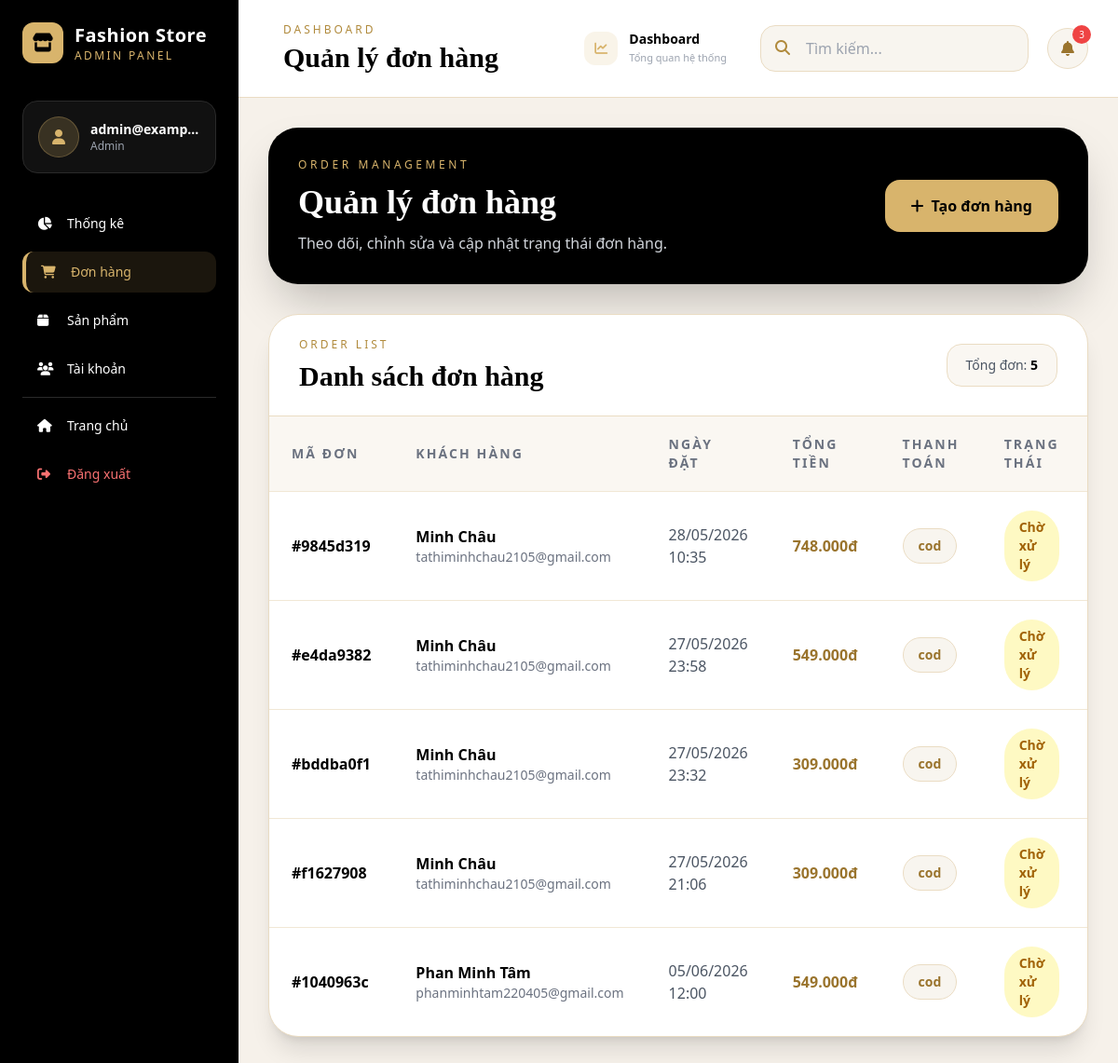
Before: /admin/orders (signed in) with the older database file.
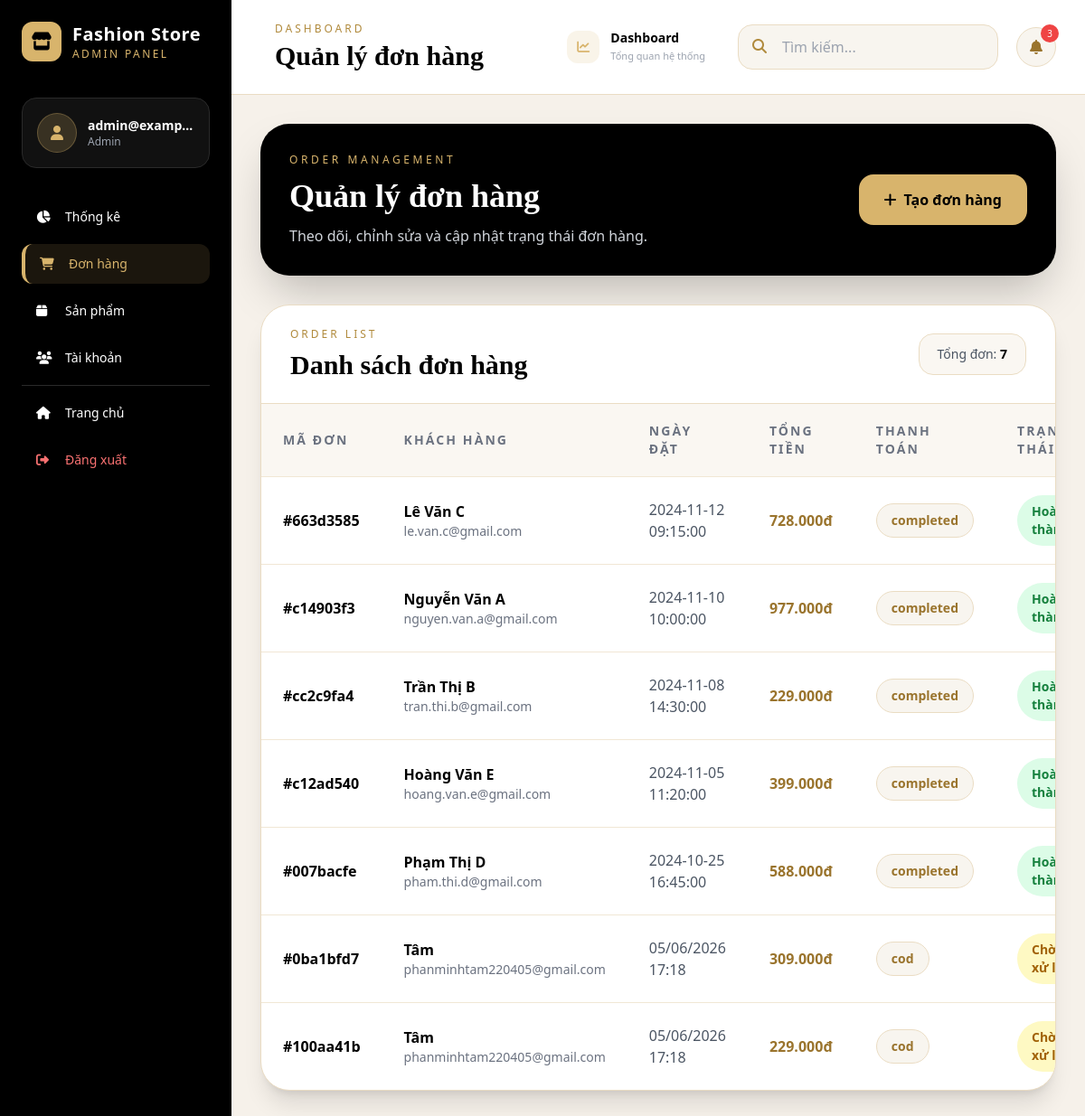
After: the same page with the newer database file.
### database.py (models this page shows)
class Order(db.Model):
    __tablename__ = 'orders'
    id = db.Column(db.String(36), primary_key=True)
    user_email = db.Column(db.String(120), db.ForeignKey('users.email'), nullable=False)
    items = db.Column(db.Text, nullable=False)  # JSON array
    shipping_info = db.Column(db.Text)  # JSON object
    subtotal = db.Column(db.Integer, nullable=False)
    shipping = db.Column(db.Integer, default=0)
    voucher_discount = db.Column(db.Integer, default=0)
    total = db.Column(db.Integer, nullable=False)
    payment_method = db.Column(db.String(50))
    payment_status = db.Column(db.String(20), default='pending')
    status = db.Column(db.String(20), default='pending')
    notes = db.Column(db.Text)
    created_at = db.Column(db.String(50))
    def to_dict(self):
        return {
            'id': self.id,
            'user_email': self.user_email,
            'order_items': json.loads(self.items) if self.items else [],
            'shipping_info': json.loads(self.shipping_info) if self.shipping_info else {},
            'subtotal': self.subtotal,
            'shipping': self.shipping,
            'voucher_discount': self.voucher_discount,
            'total': self.total,
            'payment_method': self.payment_method,
            'payment_status': self.payment_status,
            'status': self.status,
            'notes': self.notes,
            'created_at': self.created_at
        }

### flask_clothing_store.py (the view)
@app.route('/admin/orders')
@staff_required
def admin_orders():
    orders = [o.to_dict() for o in Order.query.all()]
    orders.sort(key=lambda x: x['created_at'], reverse=True)
    return render_template('admin/orders.html', orders=orders)

### flask_clothing_store.py (called while the page is built)
def staff_required(f):
    @wraps(f)
    def decorated_function(*args, **kwargs):
        if 'user' not in session or session['user']['role'] not in ['admin', 'staff']:
            flash('Đây là khu vực dành cho nhân viên', 'error')
            return redirect(url_for('home'))
        return f(*args, **kwargs)
    return decorated_function

def format_price(price):
    return f"{price:,.0f}đ".replace(',', '.')

@app.context_processor
def utility_processor():
    return {
        'now': datetime.datetime.now(),
        'wishlist_count': lambda: len(get_wishlist()),
        'cart_count': lambda: len(get_cart()),
        'format_price': format_price,
        'get_featured_products': get_featured_products,
        'get_best_sellers': get_best_sellers,
        'get_categories': get_categories
    }

### templates/admin/orders.html (shortened to what this page needs)
{% extends "admin/base_admin.html" %}
{% block page_title %}Quản lý đơn hàng{% endblock %}
{% block content %}
<div class="max-w-7xl mx-auto">
    <div class="bg-black text-white rounded-[2rem] shadow-2xl p-8 mb-8">
        <div class="flex flex-col md:flex-row md:items-center md:justify-between gap-5">
            <div>
                <p class="uppercase tracking-[0.3em] text-xs text-[#d8b46c] mb-3">
                    Order Management
                </p>
                <h1 class="text-4xl font-serif font-black">
                    Quản lý đơn hàng
                </h1>
                <p class="text-gray-300 mt-3">
                    Theo dõi, chỉnh sửa và cập nhật trạng thái đơn hàng.
                </p>
            </div>
            <a href="{{ url_for('admin_create_order') }}"
               class="inline-flex items-center justify-center bg-[#d8b46c] text-black px-7 py-4 rounded-2xl font-bold hover:bg-[#c8a25c] transition shadow-xl">
                <i class="fas fa-plus mr-2"></i>
                Tạo đơn hàng
            </a>
        </div>
    </div>
    <div class="bg-white rounded-[2rem] shadow-xl border border-[#eadcc3] overflow-hidden">
        <div class="px-8 py-6 border-b border-[#eadcc3] flex justify-between items-center">
            <div>
                <p class="uppercase tracking-[0.25em] text-xs text-[#b08a3c] mb-2">
                    Order List
                </p>
                <h2 class="text-3xl font-serif font-black text-black">
                    Danh sách đơn hàng
                </h2>
            </div>
            <div class="bg-[#faf7f2] border border-[#eadcc3] rounded-2xl px-5 py-3 text-sm text-gray-600">
                Tổng đơn:
                <span class="font-bold text-black">{{ orders|length }}</span>
            </div>
        </div>
        <div class="overflow-x-auto">
            <table class="w-full">
                <thead class="bg-[#faf7f2]">
                    <tr>
                        <th class="text-left py-5 px-6 text-sm uppercase tracking-[0.15em] text-gray-500">Mã đơn</th>
                        <th class="text-left py-5 px-6 text-sm uppercase tracking-[0.15em] text-gray-500">Khách hàng</th>
                        <th class="text-left py-5 px-6 text-sm uppercase tracking-[0.15em] text-gray-500">Ngày đặt</th>
                        <th class="text-left py-5 px-6 text-sm uppercase tracking-[0.15em] text-gray-500">Tổng tiền</th>
                        <th class="text-left py-5 px-6 text-sm uppercase tracking-[0.15em] text-gray-500">Thanh toán</th>
                        <th class="text-left py-5 px-6 text-sm uppercase tracking-[0.15em] text-gray-500">Trạng thái</th>
                        <th class="text-left py-5 px-6 text-sm uppercase tracking-[0.15em] text-gray-500">Thao tác</th>
                    </tr>
                </thead>
                <tbody>
                    {% for order in orders %}
                    <tr class="border-t border-[#f1e7d5] hover:bg-[#faf7f2] transition">
                        <td class="py-5 px-6 font-bold text-black">
                            #{{ order.id[:8] }}
                        </td>
                        <td class="py-5 px-6">
                            <div class="font-semibold text-black">
                                {{ order.shipping_info.name if order.shipping_info.name else order.user_email }}
                            </div>
                            <div class="text-sm text-gray-500">
                                {{ order.user_email }}
                            </div>
                        </td>
                        <td class="py-5 px-6 text-gray-600">
                            {{ order.created_at }}
                        </td>
                        <td class="py-5 px-6 font-bold text-[#9a742d]">
                            {{ format_price(order.total) }}
                        </td>
                        <td class="py-5 px-6">
                            <span class="inline-flex px-4 py-2 rounded-full bg-[#f8f5ef] text-[#9a742d] border border-[#eadcc3] font-semibold text-sm">
                                {{ order.payment_status }}
                            </span>
                        </td>
                        <td class="py-5 px-6">
                            {% if order.status == 'completed' %}
                            <span class="inline-flex px-4 py-2 rounded-full bg-green-100 text-green-700 font-semibold text-sm">
                                Hoàn thành
                            </span>
                            {% elif order.status == 'shipping' %}
                            <span class="inline-flex px-4 py-2 rounded-full bg-blue-100 text-blue-700 font-semibold text-sm">
                                Đang giao
                            </span>
                            {% elif order.status == 'cancelled' %}
                            <span class="inline-flex px-4 py-2 rounded-full bg-red-100 text-red-700 font-semibold text-sm">
                                Đã hủy
                            </span>
                            {% else %}
                            <span class="inline-flex px-4 py-2 rounded-full bg-yellow-100 text-yellow-700 font-semibold text-sm">
                                Chờ xử lý
                            </span>
                            {% endif %}
                        </td>
                        <td class="py-5 px-6">
                        </td>
                    </tr>
                    {% endfor %}
                </tbody>
            </table>
        </div>
    </div>
</div>
{% endblock %}

### templates/admin/base_admin.html (shortened to what this page needs)
<!DOCTYPE html>
<html lang="vi">
<head>
    <script src="https://cdn.tailwindcss.com"></script>
    <link rel="stylesheet"
          href="https://cdnjs.cloudflare.com/ajax/libs/font-awesome/6.4.0/css/all.min.css">
</head>
<body class="bg-[#f6f1ea]">
<div class="flex h-screen overflow-hidden">
    <aside class="sidebar w-64 bg-black text-white flex-shrink-0 hidden lg:block">
        <div class="p-6">
            <div class="flex items-center space-x-3 mb-10">
                <div class="w-11 h-11 bg-[#d8b46c] rounded-xl flex items-center justify-center shadow-lg">
                    <i class="fas fa-store text-black text-xl"></i>
                </div>
                <div>
                    <h1 class="font-black text-xl tracking-wide">
                        Fashion Store
                    </h1>
                    <p class="text-xs text-[#d8b46c] tracking-[0.2em] uppercase">
                        Admin Panel
                    </p>
                </div>
            </div>
            <div class="bg-[#111111] border border-[#2a2a2a] rounded-2xl p-4 mb-8">
                <div class="flex items-center space-x-3">
                    <div class="w-11 h-11 bg-[#d8b46c]/20 rounded-full flex items-center justify-center border border-[#d8b46c]/30">
                        <i class="fas fa-user text-[#d8b46c]"></i>
                    </div>
                    <div class="flex-1 min-w-0">
                        <p class="font-semibold text-sm truncate">
                            {{ session.user.email }}
                        </p>
                        <p class="text-xs text-gray-400 capitalize">
                            {{ session.user.role }}
                        </p>
                    </div>
                </div>
            </div>
            <nav class="space-y-2">
                <a href="{{ url_for('admin_statistics') }}"
                class="sidebar-link flex items-center space-x-3 px-4 py-3 rounded-xl text-sm {% if request.endpoint == 'admin_statistics' %}active{% endif %}">
                    <i class="fas fa-chart-pie w-5"></i>
                    <span>Thống kê</span>
                </a>
                <a href="{{ url_for('admin_orders') }}"
                   class="sidebar-link flex items-center space-x-3 px-4 py-3 rounded-xl text-sm {% if request.endpoint == 'admin_orders' %}active{% endif %}">
                    <i class="fas fa-shopping-cart w-5"></i>
                    <span>Đơn hàng</span>
                </a>
                <a href="{{ url_for('admin_products') }}"
                   class="sidebar-link flex items-center space-x-3 px-4 py-3 rounded-xl text-sm {% if request.endpoint in ['admin_products', 'admin_add_product', 'admin_edit_product'] %}active{% endif %}">
                    <i class="fas fa-box w-5"></i>
                    <span>Sản phẩm</span>
                </a>
                {% if session.user.role == 'admin' %}
                <a href="{{ url_for('admin_users') }}"
                   class="sidebar-link flex items-center space-x-3 px-4 py-3 rounded-xl text-sm {% if request.endpoint in ['admin_users', 'admin_add_user', 'admin_edit_user'] %}active{% endif %}">
                    <i class="fas fa-users w-5"></i>
                    <span>Tài khoản</span>
                </a>
                {% endif %}
                <div class="border-t border-[#2a2a2a] my-5"></div>
                <a href="{{ url_for('home') }}"
                   class="sidebar-link flex items-center space-x-3 px-4 py-3 rounded-xl text-sm">
                    <i class="fas fa-home w-5"></i>
                    <span>Trang chủ</span>
                </a>
                <a href="{{ url_for('logout') }}"
                   class="sidebar-link flex items-center space-x-3 px-4 py-3 rounded-xl text-sm text-red-400">
                    <i class="fas fa-sign-out-alt w-5"></i>
                    <span>Đăng xuất</span>
                </a>
            </nav>
        </div>
    </aside>
    <div class="flex-1 flex flex-col overflow-hidden">
        <header class="bg-white border-b border-[#eadcc3] z-10">
            <div class="px-8 py-5 flex items-center justify-between">
                <div class="flex items-center space-x-4">
                    <div>
                        <p class="uppercase tracking-[0.25em] text-xs text-[#b08a3c] mb-1">
                            Dashboard
                        </p>
                        <h2 class="text-3xl font-serif font-black text-black">
                            {% block page_title %}Quản trị{% endblock %}
                        </h2>
                    </div>
                </div>
                <div class="flex items-center space-x-5">
                    <a href="{{ url_for('admin_dashboard') }}"
                    class="sidebar-link flex items-center space-x-3 px-4 py-3 rounded-xl text-sm {% if request.endpoint == 'admin_dashboard' %}active{% endif %}">
                        <div class="w-9 h-9 rounded-xl bg-[#d8b46c]/15 flex items-center justify-center">
                            <i class="fas fa-chart-line text-[#d8b46c]"></i>
                        </div>
                        <div>
                            <span class="block font-semibold">Dashboard</span>
                            <span class="block text-[11px] text-gray-400">Tổng quan hệ thống</span>
                        </div>
                    </a>
                    <div class="relative hidden md:block">
                        <input type="text"
                               placeholder="Tìm kiếm..."
                               class="pl-12 pr-5 py-3 bg-[#f8f5ef] border border-[#eadcc3] rounded-2xl focus:outline-none focus:border-[#d8b46c] w-72">
                        <i class="fas fa-search absolute left-4 top-4 text-[#b08a3c]"></i>
                    </div>
                    <button class="relative w-11 h-11 rounded-full bg-[#f8f5ef] border border-[#eadcc3] flex items-center justify-center hover:bg-[#efe7d8] transition">
                        <i class="fas fa-bell text-[#9a742d]"></i>
                        <span class="absolute -top-1 -right-1 w-5 h-5 bg-red-500 rounded-full text-[10px] text-white flex items-center justify-center">
                            3
                        </span>
                    </button>
                </div>
            </div>
        </header>
        <main class="flex-1 overflow-y-auto bg-[#f6f1ea] p-8">
            {% block content %}{% endblock %}
        </main>
    </div>
</div>
</body>
</html>

### templates/admin/base_admin.html (style rules this page uses)
body { font-family: 'Segoe UI', sans-serif; }
.sidebar-link { transition: all 0.3s ease; }
.sidebar-link.active { background-color: rgba(216, 180, 108, 0.12); border-left: 4px solid #d8b46c; color: #d8b46c; }
.sidebar { box-shadow: 2px 0 20px rgba(0,0,0,0.15); }

Changed rows visible on the page:
removed Order: id "9845d319", shipping_info "Minh Châu", user_email "tathiminhchau2105@gmail.com", created_at "28/05/2026 10:35", total "748.000đ", payment_status "cod", status "Chờ xử lý"
removed Order: id "e4da9382", shipping_info "Minh Châu", user_email "tathiminhchau2105@gmail.com", created_at "27/05/2026 23:58", total "549.000đ", payment_status "cod", status "Chờ xử lý"
removed Order: id "bddba0f1", shipping_info "Minh Châu", user_email "tathiminhchau2105@gmail.com", created_at "27/05/2026 23:32", total "309.000đ", payment_status "cod", status "Chờ xử lý"
removed Order: id "f1627908", shipping_info "Minh Châu", user_email "tathiminhchau2105@gmail.com", created_at "27/05/2026 21:06", total "309.000đ", payment_status "cod", status "Chờ xử lý"
removed Order: id "1040963c", shipping_info "Phan Minh Tâm", user_email "phanminhtam220405@gmail.com", created_at "05/06/2026 12:00", total "549.000đ", payment_status "cod", status "Chờ xử lý"
added Order: id "663d3585", shipping_info "Lê Văn C", user_email "le.van.c@gmail.com", created_at "2024-11-12 09:15:00", total "728.000đ", payment_status "completed", status "Hoàn thành"
added Order: id "c14903f3", shipping_info "Nguyễn Văn A", user_email "nguyen.van.a@gmail.com", created_at "2024-11-10 10:00:00", total "977.000đ", payment_status "completed", status "Hoàn thành"
added Order: id "cc2c9fa4", shipping_info "Trần Thị B", user_email "tran.thi.b@gmail.com", created_at "2024-11-08 14:30:00", total "229.000đ", payment_status "completed", status "Hoàn thành"
added Order: id "c12ad540", shipping_info "Hoàng Văn E", user_email "hoang.van.e@gmail.com", created_at "2024-11-05 11:20:00", total "399.000đ", payment_status "completed", status "Hoàn thành"
added Order: id "007bacfe", shipping_info "Phạm Thị D", user_email "pham.thi.d@gmail.com", created_at "2024-10-25 16:45:00", total "588.000đ", payment_status "completed", status "Hoàn thành"
added Order: id "0ba1bfd7", shipping_info "Tâm", user_email "phanminhtam220405@gmail.com", created_at "05/06/2026 17:18", total "309.000đ", payment_status "cod", status "Chờ xử lý"
added Order: id "100aa41b", shipping_info "Tâm", user_email "phanminhtam220405@gmail.com", created_at "05/06/2026 17:18", total "229.000đ", payment_status "cod", status "Chờ xử lý"
Other visible differences:
{{ orders|length }}: "5" → "7"
